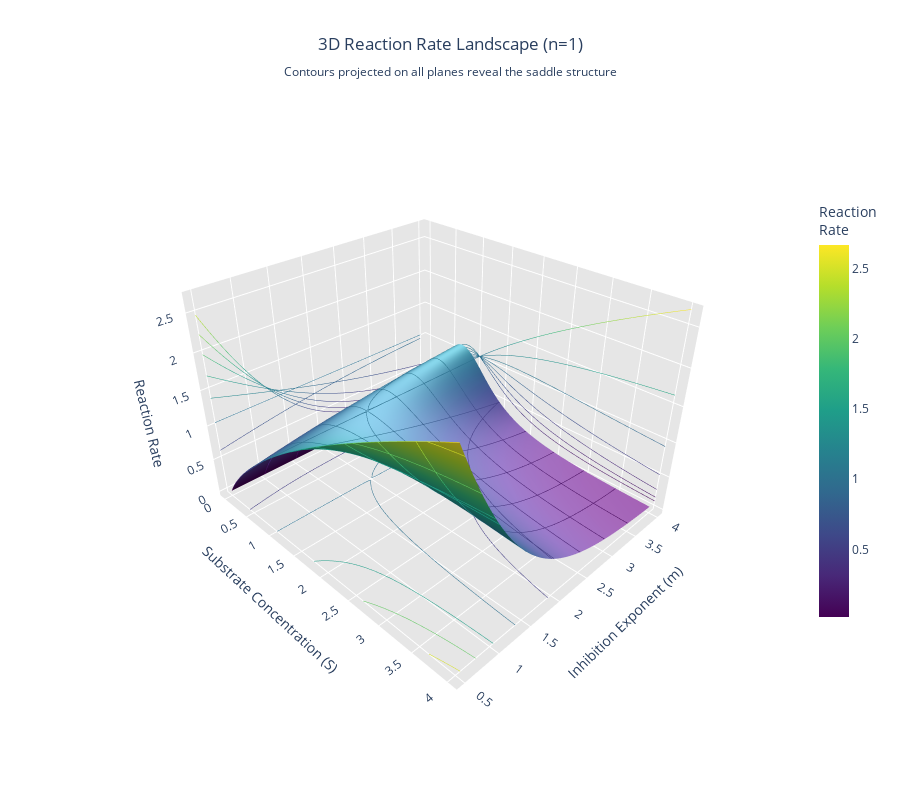

The cell this chart's notebook holds for it:
### Markdown cell above
## 3D Rate Surface Plot

### Code cell
from numpy import linspace, meshgrid
import plotly.graph_objects as go

def kinetics(S, k_max, K_m, n, m):
    """
    Hill kinetics equation; reduces to Michaelis-Menten for n=1
    S: substrate concentration
    k_max: maximum reaction rate (includes enzyme concentration)
    K_m: Michaelis constant (fixed at 1)
    n: Hill exponent
    m: inhibition exponent (n<=m)
    """
    rate = (k_max * S**n) / (K_m + S**m)
    return rate

# Fixed parameters
k_max, K_m, n = 2, 1, 1

# Create 2D grid
S_values = linspace(0.01, 4, 100)  # Start slightly above 0
m_values = linspace(0.5, 4, 100)

# Create meshgrid
S_grid, m_grid = meshgrid(S_values, m_values)

# Calculate rate for all combinations
rate_grid = kinetics(S_grid, k_max, K_m, n, m_grid)

# Create 3D surface with contours projected on all three planes
fig = go.Figure(data=[go.Surface(
    x=S_values,
    y=m_values,
    z=rate_grid,
    colorscale='Viridis',
    colorbar=dict(title="Reaction<br>Rate", len=0.7),
    hovertemplate='S: %{x:.2f}<br>m: %{y:.2f}<br>Rate: %{z:.2f}<extra></extra>',
    lighting=dict(
        ambient=0.6,
        diffuse=0.8,
        specular=0.3,
        roughness=0.5
    ),
    contours=dict(
        x=dict(show=True, usecolormap=True, highlightcolor="white", project=dict(x=True)),
        y=dict(show=True, usecolormap=True, highlightcolor="white", project=dict(y=True)),
        z=dict(show=True, usecolormap=True, highlightcolor="white", project=dict(z=True))
    )
)])

fig.update_layout(
    title=dict(
        text="3D Reaction Rate Landscape (n=1)<br><sub>Contours projected on all planes reveal the saddle structure</sub>",
        x=0.5
    ),
    scene=dict(
        xaxis=dict(title="Substrate Concentration (S)", backgroundcolor="rgb(230, 230,230)"),
        yaxis=dict(title="Inhibition Exponent (m)", backgroundcolor="rgb(230, 230,230)"),
        zaxis=dict(title="Reaction Rate", backgroundcolor="rgb(230, 230,230)"),
        camera=dict(
            eye=dict(x=1.5, y=-1.5, z=1.3)  # Initial viewing angle
        )
    ),
    width=900,
    height=800
)

fig.show()

### Figure 1 — Plotly figure (JSON) as saved in the notebook; plotly's stock layout.template omitted (floating-point values rounded to 4 significant figures; data arrays with more than 128 entries replaced by an {"elided": "..."} marker saying what was removed)
{"data": [{"colorbar": {"len": 0.7, "title": {"text": "Reaction<br>Rate"}}, "colorscale": [[0, "#440154"], [0.1111, "#482878"], [0.2222, "#3e4989"], [0.3333, "#31688e"], [0.4444, "#26828e"], [0.5556, "#1f9e89"], [0.6667, "#35b779"], [0.7778, "#6ece58"], [0.8889, "#b5de2b"], [1, "#fde725"]], "contours": {"x": {"highlightcolor": "white", "project": {"x": true}, "show": true, "usecolormap": true}, "y": {"highlightcolor": "white", "project": {"y": true}, "show": true, "usecolormap": true}, "z": {"highlightcolor": "white", "project": {"z": true}, "show": true, "usecolormap": true}}, "hovertemplate": "S: %{x:.2f}<br>m: %{y:.2f}<br>Rate: %{z:.2f}<extra></extra>", "lighting": {"ambient": 0.6, "diffuse": 0.8, "roughness": 0.5, "specular": 0.3}, "type": "surface", "x": [0.01, 0.0503, 0.09061, 0.1309, 0.1712, 0.2115, 0.2518, 0.2921, 0.3324, 0.3727, 0.413, 0.4533, 0.4936, 0.5339, 0.5742, 0.6145, 0.6548, 0.6952, 0.7355, 0.7758, 0.8161, 0.8564, 0.8967, 0.937, 0.9773, 1.018, 1.058, 1.098, 1.138, 1.179, 1.219, 1.259, 1.3, 1.34, 1.38, 1.421, 1.461, 1.501, 1.542, 1.582, 1.622, 1.662, 1.703, 1.743, 1.783, 1.824, 1.864, 1.904, 1.945, 1.985, 2.025, 2.065, 2.106, 2.146, 2.186, 2.227, 2.267, 2.307, 2.348, 2.388, 2.428, 2.468, 2.509, 2.549, 2.589, 2.63, 2.67, 2.71, 2.751, 2.791, 2.831, 2.872, 2.912, 2.952, 2.992, 3.033, 3.073, 3.113, 3.154, 3.194, 3.234, 3.275, 3.315, 3.355, 3.395, 3.436, 3.476, 3.516, 3.557, 3.597, 3.637, 3.678, 3.718, 3.758, 3.798, 3.839, 3.879, 3.919, 3.96, 4.0], "y": [0.5, 0.5354, 0.5707, 0.6061, 0.6414, 0.6768, 0.7121, 0.7475, 0.7828, 0.8182, 0.8535, 0.8889, 0.9242, 0.9596, 0.9949, 1.03, 1.066, 1.101, 1.136, 1.172, 1.207, 1.242, 1.278, 1.313, 1.348, 1.384, 1.419, 1.455, 1.49, 1.525, 1.561, 1.596, 1.631, 1.667, 1.702, 1.737, 1.773, 1.808, 1.843, 1.879, 1.914, 1.949, 1.985, 2.02, 2.056, 2.091, 2.126, 2.162, 2.197, 2.232, 2.268, 2.303, 2.338, 2.374, 2.409, 2.444, 2.48, 2.515, 2.551, 2.586, 2.621, 2.657, 2.692, 2.727, 2.763, 2.798, 2.833, 2.869, 2.904, 2.939, 2.975, 3.01, 3.045, 3.081, 3.116, 3.152, 3.187, 3.222, 3.258, 3.293, 3.328, 3.364, 3.399, 3.434, 3.47, 3.505, 3.54, 3.576, 3.611, 3.646, 3.682, 3.717, 3.753, 3.788, 3.823, 3.859, 3.894, 3.929, 3.965, 4.0], "z": {"elided": "100x100 float values"}}], "layout": {"height": 800, "scene": {"camera": {"eye": {"x": 1.5, "y": -1.5, "z": 1.3}}, "xaxis": {"backgroundcolor": "rgb(230, 230,230)", "title": {"text": "Substrate Concentration (S)"}}, "yaxis": {"backgroundcolor": "rgb(230, 230,230)", "title": {"text": "Inhibition Exponent (m)"}}, "zaxis": {"backgroundcolor": "rgb(230, 230,230)", "title": {"text": "Reaction Rate"}}}, "title": {"text": "3D Reaction Rate Landscape (n=1)<br><sub>Contours projected on all planes reveal the saddle structure</sub>", "x": 0.5}, "width": 900}}
